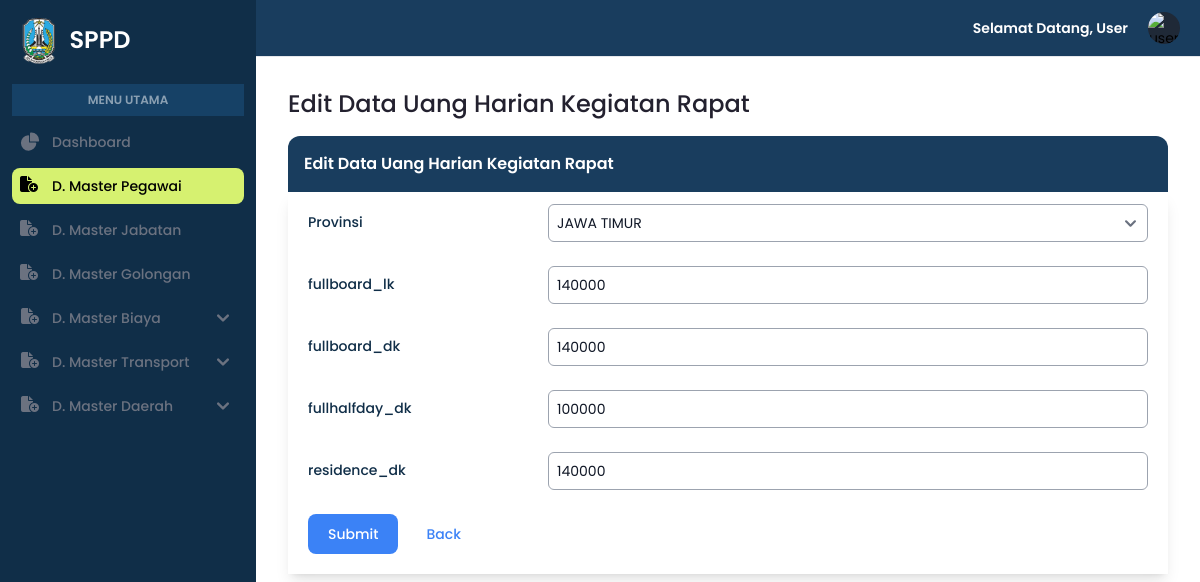
Screenshot of /admin/edit_dtuhrapat.php?edit=016 with the database file from the repository.
### tables this page shows
CREATE TABLE `uh_rapat` (
  `kode_provinsi` varchar(10) NOT NULL,
  `fullboard_lk` varchar(100) NOT NULL,
  `fullboard_dk` varchar(100) NOT NULL,
  `fullhalfday_dk` varchar(100) NOT NULL,
  `residence_dk` varchar(100) NOT NULL
);

### admin/edit_dtuhrapat.php (the view, shortened to what this page needs)
<?php
include '../koneksi.php';
if (isset($_GET['edit'])) {
    $kode_provinsi = $_GET['edit'];
    $query = "SELECT * FROM uh_rapat WHERE kode_provinsi = ?";
    $stmt = $koneksi->prepare($query);
    $stmt->bind_param("s", $kode_provinsi);
    $stmt->execute();
    $result = $stmt->get_result();
    if ($result->num_rows > 0) {
        $row = $result->fetch_assoc();
        $fullboard_lk = $row['fullboard_lk'];
        $fullboard_dk = $row['fullboard_dk'];
        $fullhalfday_dk = $row['fullhalfday_dk'];
        $residence_dk = $row['residence_dk'];
    } else {
        echo "Data not found!";
        exit();
    }
}
$query_provinsi = "SELECT kode_provinsi, nama_provinsi FROM provinsi";
$result_provinsi = $koneksi->query($query_provinsi);
?>
<!DOCTYPE html>
<html lang="en">
<head>
    <link rel="stylesheet" href="../assets/css/style.css">
    <link rel="stylesheet" href="https://cdnjs.cloudflare.com/ajax/libs/font-awesome/6.5.1/css/all.min.css" />
    <link href="https://cdnjs.cloudflare.com/ajax/libs/flowbite/2.3.0/flowbite.min.css" rel="stylesheet" />
    <script src="https://cdn.tailwindcss.com"></script>
</head>
<body>
    <section id="sidebar">
        <?php include "../navbar.php"; ?>
        <aside id="logo-sidebar" class="fixed top-0 left-0 z-40 w-64 h-screen transition-transform -translate-x-full sm:translate-x-0" aria-label="Sidebar">
            <div class="h-full px-3 py-4 overflow-y-auto bg-[#102E48]">
                <a href="#" class="flex ms-2 md:me-24 mb-5">
                    <img src="../assets/img/logo.png" class="h-12 me-3" />
                    <span class="self-center text-2xl font-semibold whitespace-nowrap text-white">SPPD</span>
                </a>
                <div class="bg-[#276EAC4D] mb-2 py-2 px-5 text-center">
                    <p class="font-semibold text-xs text-white/50">MENU UTAMA</p>
                </div>
                <ul class="space-y-2 font-medium">
                    <li>
                        <a href="index.php" class="flex items-center p-2 text-gray-500 rounded-lg hover:bg-[#D6F170] hover:text-black group">
                            <span class="ms-3 text-sm">Dashboard</span>
                        </a>
                    </li>
                    <li>
                        <a href="data_pegawai.php" class="flex items-center p-2 text-black rounded-lg hover:bg-[#D6F170] hover:text-black group active">
                            <i class="fa-solid fa-file-circle-plus w-5 h-5 text-black transition duration-75 group-hover:text-black"></i>
                            <span class="text-sm ms-3 whitespace-nowrap">D. Master Pegawai</span>
                        </a>
                    </li>
                    <li>
                        <a href="data_jabatan.php" class="flex items-center p-2 text-gray-500 rounded-lg hover:bg-[#D6F170] hover:text-black group">
                            <i class="fa-solid fa-file-circle-plus w-5 h-5 text-gray-500 transition duration-75 group-hover:text-black"></i>
                            <span class="text-sm ms-3 whitespace-nowrap">D. Master Jabatan</span>
                        </a>
                    </li>
                    <li>
                        <a href="data_golongan.php" class="flex items-center p-2 text-gray-500 rounded-lg hover:bg-[#D6F170] hover:text-black group">
                            <i class="fa-solid fa-file-circle-plus w-5 h-5 text-gray-500 transition duration-75 group-hover:text-black"></i>
                            <span class="text-sm ms-3 whitespace-nowrap">D. Master Golongan</span>
                        </a>
                    </li>
                    <li>
                        <button type="button" class="flex items-center p-2 pr-4 rounded-lg hover:bg-[#D6F170] text-gray-500 hover:text-black group" aria-controls="dropdown-mb" data-collapse-toggle="dropdown-mb">
                            <i class="fa-solid fa-file-circle-plus w-5 h-5 text-gray-500 transition duration-75 group-hover:text-black"></i>
                            <span class="text-sm ms-3 whitespace-nowrap pr-14">D. Master Biaya</span>
                            <svg class="w-3 h-3 text-gray-500 group-hover:text-black" aria-hidden="true" xmlns="http://www.w3.org/2000/svg" fill="none" viewBox="0 0 10 6">
                                <path stroke="currentColor" stroke-linecap="round" stroke-linejoin="round" stroke-width="2" d="m1 1 4 4 4-4" />
                            </svg>
                        </button>
                    </li>
                    <li>
                        <button type="button" class="flex items-center p-2 pr-4 rounded-lg hover:bg-[#D6F170] text-gray-500 hover:text-black group" aria-controls="dropdown-mt" data-collapse-toggle="dropdown-mt">
                            <i class="fa-solid fa-file-circle-plus w-5 h-5 text-gray-500 transition duration-75 group-hover:text-black"></i>
                            <span class="text-sm ms-3 whitespace-nowrap pr-7">D. Master Transport</span>
                            <svg class="w-3 h-3 text-gray-500 group-hover:text-black" aria-hidden="true" xmlns="http://www.w3.org/2000/svg" fill="none" viewBox="0 0 10 6">
                                <path stroke="currentColor" stroke-linecap="round" stroke-linejoin="round" stroke-width="2" d="m1 1 4 4 4-4" />
                            </svg>
                        </button>
                    </li>
                    <li>
                        <button type="button" class="flex items-center p-2 pr-4 rounded-lg hover:bg-[#D6F170] text-gray-500 hover:text-black group" aria-controls="dropdown-md" data-collapse-toggle="dropdown-md">
                            <i class="fa-solid fa-file-circle-plus w-5 h-5 text-gray-500 transition duration-75 group-hover:text-black"></i>
                            <span class="text-sm ms-3 whitespace-nowrap pr-11">D. Master Daerah</span>
                            <svg class="w-3 h-3 text-gray-500 group-hover:text-black" aria-hidden="true" xmlns="http://www.w3.org/2000/svg" fill="none" viewBox="0 0 10 6">
                                <path stroke="currentColor" stroke-linecap="round" stroke-linejoin="round" stroke-width="2" d="m1 1 4 4 4-4" />
                            </svg>
                        </button>
                </li>
            </ul>
            </div>
        </aside>
    <div class="p-4 sm:ml-64">
        <div class="p-4 mt-14">
            <h1 class="text-[#23212F] font-medium text-2xl">Edit Data Uang Harian Kegiatan Rapat</h1>
            <div class="border-solid">
                <div class="bg-[#193D5E] rounded-t-xl mt-4 p-4">
                    <h1 class="text-white text-md font-semibold">Edit Data Uang Harian Kegiatan Rapat</h1>
                </div>
                <div class="shadow-lg px-5 py-3">
                    <form action="" method="POST">
                        <div class="mb-6 flex">
                            <div class="md:w-2/6">
                                <label for="kode_provinsi" class="block text-sm font-medium text-[#102E48] mt-2">Provinsi</label>
                            </div>
                            <div class="md:w-5/6">
                                <select id="kode_provinsi" name="kode_provinsi" class="bg-white border border-gray-400 text-gray-900 text-sm rounded-md focus:ring-blue-500 focus:border-blue-500 w-full p-2">
                                    <?php while ($provinsi_row = $result_provinsi->fetch_assoc()) : ?>
                                        <option value="<?php echo $provinsi_row['kode_provinsi']; ?>" <?php if ($kode_provinsi == $provinsi_row['kode_provinsi']) echo 'selected'; ?>><?php echo $provinsi_row['nama_provinsi']; ?></option>
                                    <?php endwhile; ?>
                                </select>
                            </div>
                        </div>
                        <div class="mb-6 flex">
                            <div class="md:w-2/6">
                                <label for="fullboard_lk" class="block text-sm font-medium text-[#102E48] mt-2">fullboard_lk</label>
                            </div>
                            <div class="md:w-5/6">
                                <input type="text" id="fullboard_lk" name="fullboard_lk" value="<?php echo $fullboard_lk; ?>" class="bg-white border border-gray-400 text-gray-900 text-sm rounded-md focus:ring-blue-500 focus:border-blue-500 w-full p-2 placeholder-gray-300" placeholder="Masukkan fullboard luar kota..." required />
                            </div>
                        </div>
                        <div class="mb-6 flex">
                            <div class="md:w-2/6">
                                <label for="fullboard_dk" class="block text-sm font-medium text-[#102E48] mt-2">fullboard_dk </label>
                            </div>
                            <div class="md:w-5/6">
                                <input type="text" id="fullboard_dk" name="fullboard_dk" value="<?php echo $fullboard_dk; ?>" class="bg-white border border-gray-400 text-gray-900 text-sm rounded-md focus:ring-blue-500 focus:border-blue-500 w-full p-2 placeholder-gray-300" placeholder="Masukkan fullboard dalam kota..." required />
                            </div>
                        </div>
                        <div class="mb-6 flex">
                            <div class="md:w-2/6">
                                <label for="fullhalfday_dk" class="block text-sm font-medium text-[#102E48] mt-2">fullhalfday_dk</label>
                            </div>
                            <div class="md:w-5/6">
                                <input type="text" id="fullhalfday_dk" name="fullhalfday_dk" value="<?php echo $fullhalfday_dk; ?>" class="bg-white border border-gray-400 text-gray-900 text-sm rounded-md focus:ring-blue-500 focus:border-blue-500 w-full p-2 placeholder-gray-300" placeholder="Masukkan halfday dalam kota..." required />
                            </div>
                        </div>
                        <div class="mb-6 flex">
                            <div class="md:w-2/6">
                                <label for="residence_dk" class="block text-sm font-medium text-[#102E48] mt-2">residence_dk</label>
                            </div>
                            <div class="md:w-5/6">
                                <input type="text" id="residence_dk" name="residence_dk" value="<?php echo $residence_dk; ?>" class="bg-white border border-gray-400 text-gray-900 text-sm rounded-md focus:ring-blue-500 focus:border-blue-500 w-full p-2 placeholder-gray-300" placeholder="Masukkan halfday dalam kota..." required />
                            </div>
                        </div>
                        <div class="flex items-center">
                            <button type="submit" name="submit" class="text-white bg-blue-500 hover:bg-blue-600 focus:ring-4 focus:ring-blue-300 font-medium rounded-lg text-sm px-5 py-2.5 mr-2 mb-2">Submit</button>
                            <a href="data_uhrapat.php" class="text-blue-500 hover:text-blue-600 focus:ring-4 focus:ring-blue-300 font-medium rounded-lg text-sm px-5 py-2.5 mr-2 mb-2">Back</a>
                        </div>
                    </form>
                </div>
            </div>
        </div>
    </div>
</body>
</html>

### assets/css/style.css (style rules this page uses)
html { scroll-behavior: smooth; }
body { font-family: Poppins; }
input::placeholder { color: gray; opacity: 1; }
.active { background-color: #d6f170; color: #000; border-radius: 20px; }

### rows the page displays
uh_rapat: fullboard_lk "140000", fullboard_dk "140000", fullhalfday_dk "100000", residence_dk "140000"

### other values shown
form field kode_provinsi "JAWA TIMUR"
